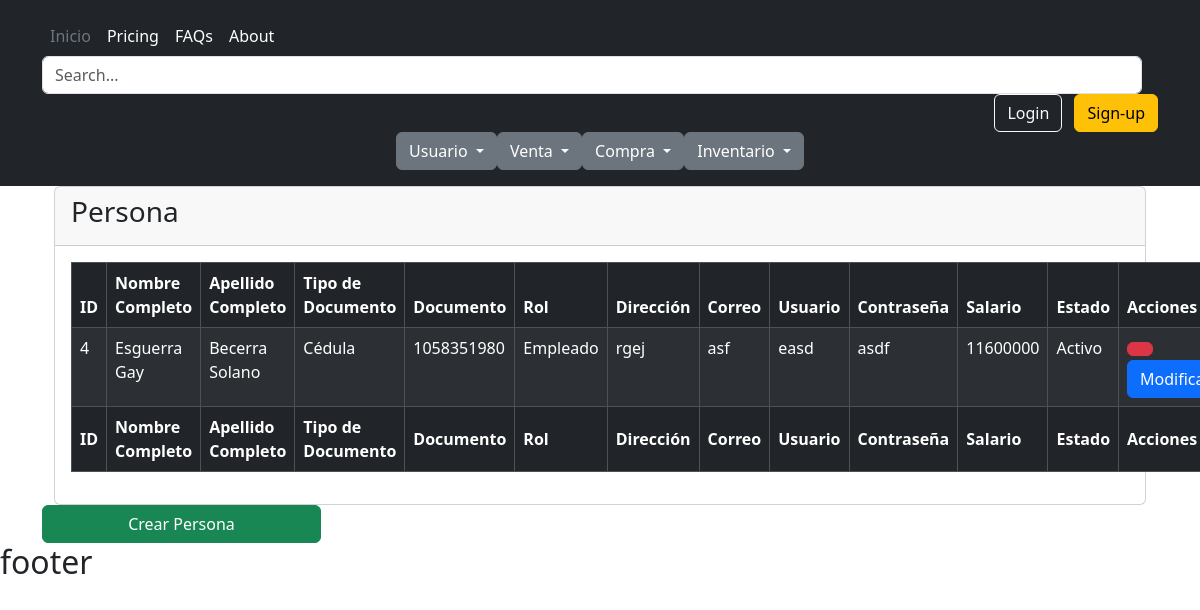
/usuarios/persona/, run on an earlier commit of the app's database.
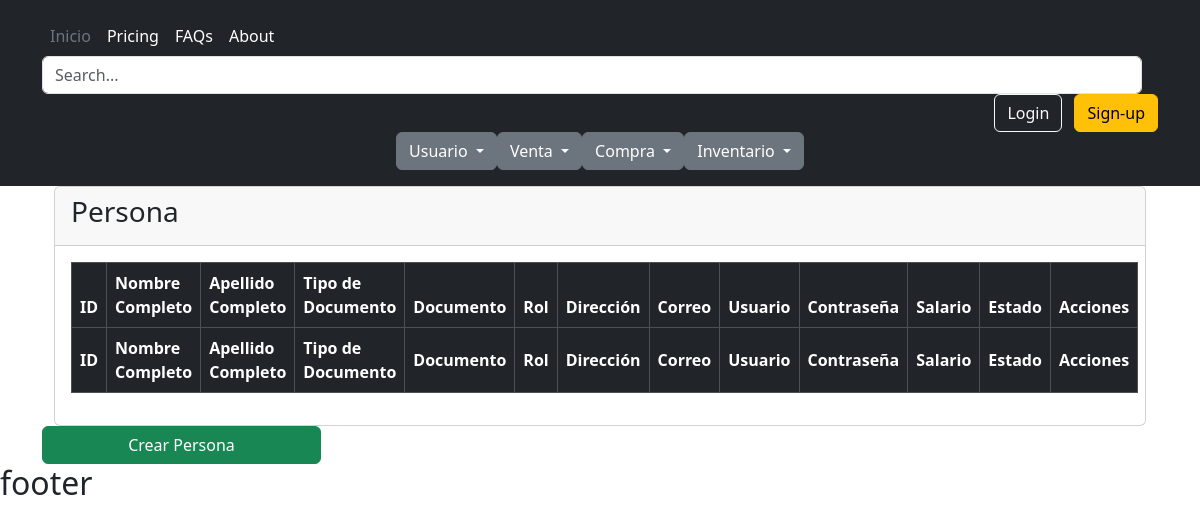
And on a later commit of the database.
### usuario/models.py (models this page shows, shortened)
class Persona(models.Model):
    nombre= models.CharField(max_length=45,verbose_name="Nombres Completo:")
    apellido= models.CharField(max_length=45,verbose_name="Apellidos Completos:")
    class TipoDocumento(models.TextChoices):
        CEDULA='CC',_("Cédula")
        CEDULA_EXTRANJERIA='CE',_("Cédula de Extrangería")
    tipo_documento=models.CharField(max_length=2,choices=TipoDocumento.choices,verbose_name="Tipo de Documento:")
    documento=models.PositiveIntegerField(verbose_name="Documento:")
    class Rol(models.TextChoices):
        INSTRUCTOR='E',_("Empleado")
        APRENDIZ='A',_("Administrador")
    rol=models.CharField(max_length=1,choices=Rol.choices,verbose_name="Rol:")
    direccion=models.CharField(max_length=45,verbose_name="Dirección:")
    correo=models.CharField(max_length=45,verbose_name="Correo electronico:")
    usuario=models.CharField(max_length=45,verbose_name="Usuario:")
    contrasena=models.CharField(max_length=45,verbose_name="Contraseña:")
    salario=models.CharField(max_length=45,verbose_name="Salario:")
    class Estado(models.TextChoices):
        ACTIVO='1',_("Activo")
        INACTIVO='0',_("Inactivo")
    estado=models.CharField(max_length=1,choices=Estado.choices,default=Estado.ACTIVO,verbose_name="Estado")
    class Meta:
        verbose_name_plural = "Personas"

### usuario/views.py (the view)
# urls.py: path('persona/', persona_listar, name="persona" ),
def persona_listar(request):
    titulo="Persona"
    modulo="Usuarios"
    persona= Persona.objects.all()
    context={
        "titulo":titulo,
        "modulo":modulo,
        "personas":persona
    }
    return render(request,"usuarios/persona/listar.html", context)

### base/templates/usuarios/persona/listar.html (shortened to what this page needs)
{% extends 'partials/body.html' %}
{% load bootstrap_icons %}
{% block contenido %}
<div class="wrapper">
  <section class="content">
    <div class="container-fluid">
      <div class="row">
        <div class="col-12">
          <div class="card">
            <div class="card-header">
              <h3 class="card-title"> {{titulo}} </h3>
            </div>
            <div class="card-body">
              <table id="example1" class="table table-bordered table-striped table-dark">
                <thead>
                  <tr>
                    <th>ID</th>
                    <th>Nombre Completo</th>
                    <th>Apellido Completo</th>
                    <th>Tipo de Documento</th>
                    <th>Documento</th>
                    <th>Rol</th>
                    <th>Dirección</th>
                    <th>Correo</th>
                    <th>Usuario</th>
                    <th>Contraseña</th>
                    <th>Salario</th>
                    <th>Estado</th>
                    <th>Acciones</th>
                  </tr>
              </thead>
            <tbody>
              {% for persona in personas %} {% if persona.estado != "0" %}
              <tr>
                <td>{{persona.id }}</td>
                <td>{{persona.nombre}}</td>
                <td>{{persona.apellido}}</td>
                <td>{{persona.get_tipo_documento_display}}</td>
                <td>{{persona.documento}}</td>
                <td>{{persona.get_rol_display}}</td>
                <td>{{persona.direccion}}</td>
                <td>{{persona.correo}}</td>
                <td>{{persona.usuario}}</td>
                <td>{{persona.contrasena}}</td>
                <td>{{persona.salario}}</td>
                <td>{{persona.get_estado_display}}</td>
                <td>
                  <button id="testBtn" type="button" data-cafe-bar="{{persona.id}}" class="btnEliminar btn btn-danger"
                  data-bs-toggle="modal" data-bs-target="#modalConf">
              </button>
                  <a
                    class="btn btn-primary"
                    href="{% url 'persona-modificar' persona.id %}"
                    >Modificar</a
                  >
                </td>
              </tr>
              {% endif %} {% endfor %}
            </tbody>
            <tfoot>
              <tr>
                <th>ID</th>
                <th>Nombre Completo</th>
                <th>Apellido Completo</th>
                <th>Tipo de Documento</th>
                <th>Documento</th>
                <th>Rol</th>
                <th>Dirección</th>
                <th>Correo</th>
                <th>Usuario</th>
                <th>Contraseña</th>
                <th>Salario</th>
                <th>Estado</th>
                <th>Acciones</th>
              </tr>
            </tfoot>
              </table>
            </div>
          </div>
        </div>
      </div>
    </div>
  </section>
  <a href="{% url 'persona-crear' %}" class="btn btn-success w-25">Crear {{titulo}}</a>
</div>
{% endblock contenido %}

### base/templates/partials/body.html (shortened to what this page needs)
{% load static %}
{% load django_bootstrap5 %}
<!DOCTYPE html>
<html lang="es">
  <head>
    {% bootstrap_css %} {% bootstrap_javascript %}
    <link rel="stylesheet" href="{% static 'js/SweetAlert2/sweetalert2.min.css' %}">
    <link rel="stylesheet" href="{% static 'plugins/datatables-bs4/css/dataTables.bootstrap4.min.css' %}">
    <link rel="stylesheet" href="{% static 'plugins/datatables-responsive/css/responsive.bootstrap4.min.css' %}">
    <link rel="stylesheet" href="{% static 'plugins/datatables-buttons/css/buttons.bootstrap4.min.css' %}">
  </head>
  <body>
    {% include 'partials/header.html' %}
    <div class="container">
      <div class="row g-5">{% block contenido %} {% endblock contenido %}</div>
    </div>
    {% include 'partials/footer.html' %}
  </body>
</html>

### base/templates/partials/header.html (shortened to what this page needs)
{% load static %}
<header class="p-3 bg-dark text-white">
  <div class="container">
    <div class="d-flex flex-wrap align-items-center justify-content-center justify-content-lg-start">
      <ul class="nav col-12 col-lg-auto me-lg-auto mb-2 justify-content-center mb-md-0 flex">
        <li>
          <a href="{% url 'index' %}" class="nav-link px-2 text-secondary">Inicio</a>
        </li>
        <li><a href="#" class="nav-link px-2 text-white">Pricing</a></li>
        <li><a href="#" class="nav-link px-2 text-white">FAQs</a></li>
        <li><a href="#" class="nav-link px-2 text-white">About</a></li>
      </ul>
      </div>
      <form class="col-12 col-lg-auto mb-3 mb-lg-0 me-lg-3">
        <input
          type="search"
          class="form-control form-control-dark"
          placeholder="Search..."
          aria-label="Search"
        />
      </form>
      <div class="text-end">
        <button type="button" class="btn btn-outline-light me-2">Login</button>
        <button type="button" class="btn btn-warning">Sign-up</button>
      </div>
      <div class="d-flex justify-content-center flex-wrap">
        <div>
          <div class="dropdown ">
            <button class="btn btn-secondary dropdown-toggle" type="button" data-bs-toggle="dropdown" aria-expanded="false">
              Usuario
            </button>
          </div>
        </div>
    <div>
      <div class="dropdown ">
        <button class="btn btn-secondary dropdown-toggle" type="button" data-bs-toggle="dropdown" aria-expanded="false">
          Venta
        </button>
      </div>
    </div>
      <div>
        <div class="dropdown">
          <button class="btn btn-secondary dropdown-toggle" type="button" data-bs-toggle="dropdown" aria-expanded="false">
           Compra
          </button>
        </div>
      </div>
      <div>
        <div class="dropdown">
          <button class="btn btn-secondary dropdown-toggle" type="button" data-bs-toggle="dropdown" aria-expanded="false">
           Inventario
          </button>
        </div>
      </div>
      </div>
    </div>
</header>

### base/templates/partials/footer.html (shortened to what this page needs)
<h2>footer</h2>

### base/templates/partials/scripts.html (shortened to what this page needs)
{% load static %}
{% load static %}

What changed in the data, as far as the page shows it:
removed Persona: id "4", nombre "Esguerra Gay", apellido "Becerra Solano", tipo_documento "Cédula", documento "1058351980", rol "Empleado", direccion "rgej", correo "asf", usuario "easd", contrasena "asdf", salario "11600000", estado "Activo"
